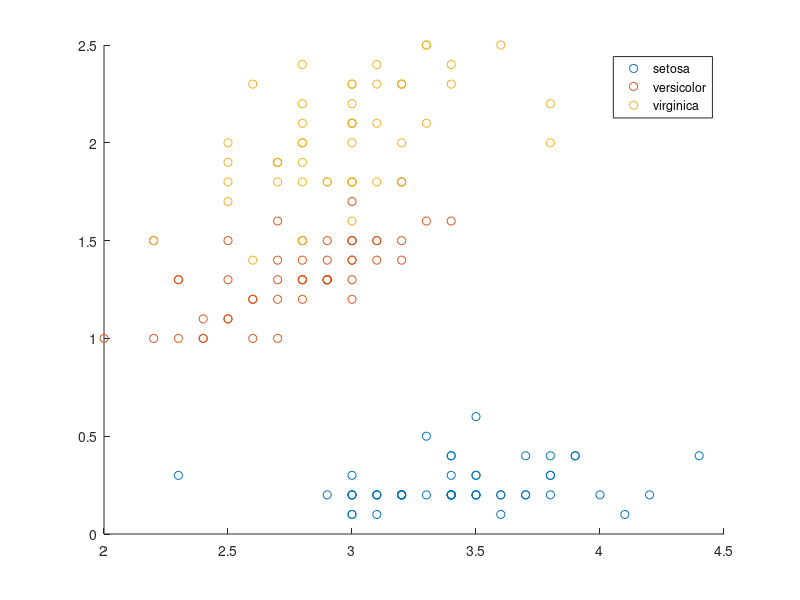

Write the MATLAB code that produced this figure. (Note: this script raises an error after producing the figure.)
%% KNN Uygulaması
% KNN uygulaması yapılarak iris veri setinde sınıflandırma yapılıyor.
% 
% ÖNEMLİ: Eğer çok boyutlu veri ile 2-boyutlu düzlemde görselleştirme
% yapmak istenirse ya PCA gibi bir yöntem ile boyut indirgeme yapmak lazım
% ya da MRMR gibi bir yöntem ile önemli olan 2 sütunu seçmek lazım. İris'te
% 2 ve 4 numaralı sütunların veriyi temsil etme konusunda değerli olduğunu
% FSCMRMR ile başka uygulamada öğrendiğim için burada doğrudan onları
% seçtim.

% Model fit edildikten sonra modele test verilerini gönderip doğruluk
% hesabı yapıyoruz. Son olarak modele 1 tane örnek veri gönderip buna
% tahmin yaptırıyoruz. Bu kısmı biraz fantazi. Modele elle veri göndermek
% isteyenler için. Aslında gerçek hayatta uygulanacak yeri tam da burası
% oluyor. Sistem sınıflandırma ise bir kere fit edildikten (eğitildikten)
% sonra gerçek hayatta da böyle kullanılacak.
% 
% Kodların kullanımında bir kısıtlama bulunmamaktadır. Elden geldiğince
% sade ve anlaşılır yazmaya çalıştım. Çünkü ileride unuttup ta buraya
% baktığım zaman kolay hatırlamak istiyorum :)
% 
% Murat Özalp, 2021
%%

clear all

% iris veri setini yükle
load fisheriris
X = meas;
Y = species;

% Verileri grafikte göster
gscatter(X(:,2),X(:,4),Y)

% Çapraz katlama yöntemi ile eğitim-test ayırma
% Burada sadece 1-kat test ve eğitim ayrımı uygulanıyor.
cv = cvpartition(size(X,1),'KFold',5); % %20-%80 test-eğitim ayır
idx = cv.training(1); % Her kat için ayrı hesap yapackasan; buradaki 1'i, k'ya kadar döngüye sok.
XTrain = X(idx,:); XTest  = X(~idx,:);
YTrain = Y(idx,:); YTest  = Y(~idx,:);

% K-NN uygulaması
model = ClassificationKNN.fit(XTrain,YTrain);   % K-NN modeli fit et
YTahmin = predict(model, XTest); % eğitilmiş modele test verilerini gönder

% Doğruluk hesabı
YTahminNumerik = grp2idx(YTahmin);  % Kategorik verileri sayısala çevir. Doğruluğu hesaplamak için lazım az sonra
YTestNumerik = grp2idx(YTest);
Dogruluk = mean(double(YTestNumerik == YTahminNumerik))*100 % Doğruluk=DoğruTahmin/TahminSayısı

% Eğitilmiş modele 1 tane test verisi nasıl gönderilir?
% Literatürde bu kısım pek olmaz. Sistemin doğruluğunu öğrenmektir önemli
% olan. Onu da zaten yukarıda öğrendik.
OrnekVeri = [1, 3, 2, 0.7];
OrnekTahmin = predict(model, OrnekVeri)

% Örnek veriyi grafiğe ekle
line(OrnekVeri(2),OrnekVeri(4),'marker','x','color',...
    'k','markersize',20,'linewidth',2,'DisplayName','Örnek veri')
legend('Location','best')
